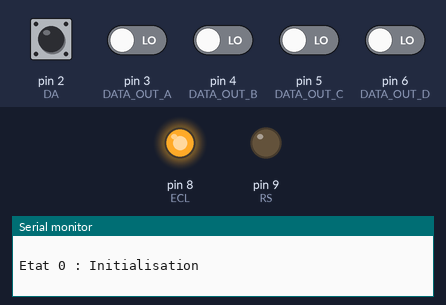
Bench run of a sketch on a simulated Arduino Uno, built with avr-gcc and run on an emulated ATmega328P. On the bench: output pins drawn as LEDs (lit = HIGH), the last lines printed to the serial monitor. The inputs (shaded band) are chosen by the test bench; at power-on: pin 2 (DA) HIGH, pin 3 (DATA_OUT_A), pin 4 (DATA_OUT_B), pin 5 (DATA_OUT_C), pin 6 (DATA_OUT_D) LOW. Pins used as bus, display or sensor lines are not drawn.

Above: at 2.1 s.
2.2 s: pin 2 (DA) pulled LOW for 0.15 s
At 2.8 s:
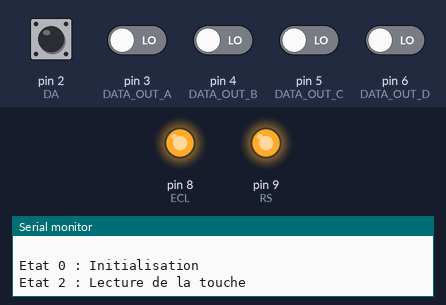
5.3 s: pin 2 (DA) pulled LOW for 1 s
At 12.1 s:
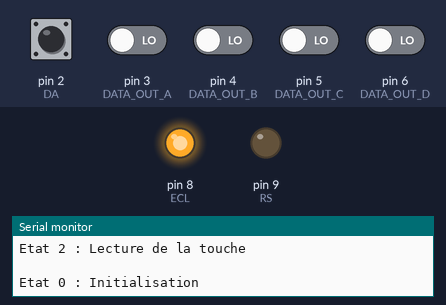
Timing chart, 0 to 13.6 s (numbered marks = the images above; inputs shaded):
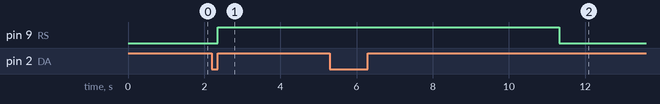

Measured:
- after the input at 2.2 s, pin 9 (RS): LOW → HIGH after 0.16 s
- after the input at 5.3 s, pin 9 (RS): HIGH → LOW after 6.0 s instead of 2.1 s

The sketch:

Main.ino
```cpp
#include <SPI.h>
#include <Wire.h>
#define MOSI 11
#define SCLK 13
#define CS 10
#define RS 9
#define ECL 8
#define DATA_OUT_A 3
#define DATA_OUT_B 4
#define DATA_OUT_C 5
#define DATA_OUT_D 6
#define DA 2
#define SDA A4
#define SCL A5
#define MAX_CHARACTERS_PER_LINE 16
char touche = ' ';
char tab[] = {'1', '7', '4', '*', '3', '9', '6', '#', '2', '8', '5', '0', 'B', 'b','V', 'R'};
char code[6] ; //tableau pour stocker un code de 6 caractères
int code_index = 0; // Index pour le tableau 'code'
unsigned int flag=0;
unsigned int tx_done=0;
unsigned int etat=0;
const unsigned int taille=6;
unsigned long temps;
const int slaveAddress = 0x08;
unsigned char dataToSend[9] = {'D', 'A',' ', ' ', ' ', ' ', ' ', ' ', 'F'};


void initializeScreen() {
  // Initialiser l'écran avec les commandes appropriées pour RW1063
  sendCommand(0x38);  // code d'affichage : 8 bits, 2 lignes, mode de caractères
  delay(100);          // Attendre un court instant
  sendCommand(0x38);  // code d'affichage : 8 bits, 2 lignes, mode de caractères
  delay(100);          // Attendre un court instant
  sendCommand(0x38);  // code d'affichage : 8 bits, 2 lignes, mode de caractères
  delay(100);          // Attendre un court instant
  sendCommand(0x38);  // code d'affichage : 8 bits, 2 lignes, mode de caractères
  delay(100);
  sendCommand(0x08);
  delay(100);
  sendCommand(0x01);
  delay(100);
  sendCommand(0x0C);  // Affichage activé, curseur masqué
  delay(100);
  sendCommand(0x06);  // Incrémenter automatiquement la position du curseur
   delay(100);
}

void sendCommand(byte cmd) {
  // Envoyer une commande à l'écran
  digitalWrite(RS, LOW);  // Commande
  digitalWrite(CS, LOW);  // Activer le CS
  SPI.transfer(cmd);          // Envoyer la commande
  digitalWrite(CS, HIGH); // Désactiver le CS
}

void sendData(byte data) {
  // Envoyer des données à l'écran
  digitalWrite(RS, HIGH);  // Données
  digitalWrite(CS, LOW);   // Activer le CS
  SPI.transfer(data);          // Envoyer les données
  digitalWrite(CS, HIGH);  // Désactiver le CS
}

void drawText(const char* text) {
  int i = 0;

  // Parcours chaque caractère du texte à afficher
  while (*text && i < MAX_CHARACTERS_PER_LINE) {
    sendData(*text++);  // Envoyer chaque caractère
    i++;
  }
}

void setCursorPosition(uint8_t row, uint8_t col) {
  uint8_t position = 0x80; // Commande de base pour la position du curseur (ligne 0, colonne 0)

  // Ajouter le décalage selon la ligne
  if (row == 1) {
    position += 0x40; // Décalage pour accéder à la ligne 1 (si applicable à votre écran)
  }

  // Ajouter la colonne
  position += col;

  // Envoyer la commande de positionnement
  sendCommand(position);
}

void deleteLastCharacterOnScreen(int currentIndex) {
  if (currentIndex > 0) {
    // Déplacer le curseur à la position de la dernière lettre
    setCursorPosition(0, currentIndex - 1); // Ligne 0, colonne de la dernière lettre

    // Envoyer un espace pour effacer la dernière lettre
    sendData(' ');
  }
}

void setup() {
  Serial.begin(115200);
  pinMode(ECL, OUTPUT);
  digitalWrite(ECL, HIGH);
  Wire.begin(slaveAddress);
  pinMode(RS, OUTPUT);
  pinMode(CS, OUTPUT);

  delay(100);
  pinMode(DATA_OUT_A, INPUT);
  pinMode(DATA_OUT_B, INPUT);
  pinMode(DATA_OUT_C, INPUT);
  pinMode(DATA_OUT_D, INPUT);
  pinMode(DA, INPUT_PULLUP);
  SPI.begin();
  SPI.setClockDivider(SPI_CLOCK_DIV64);  // Ajuste la vitesse SPI si nécessaire

  // Initialisation de l'écran
  initializeScreen();
  attachInterrupt(digitalPinToInterrupt(DA), lect_touche, RISING);
   Wire.onRequest(requestEvent);
}

void lect_touche() {
  int dataA = digitalRead(DATA_OUT_A);
  int dataB = digitalRead(DATA_OUT_B);
  int dataC = digitalRead(DATA_OUT_C);
  int dataD = digitalRead(DATA_OUT_D);
  int nb = dataD + 2 * dataC + 4 * dataB + 8 * dataA;
  touche = tab[nb]; // Affectation directe de la valeur à la variable globale 'touche'
  flag=1;

}
void requestEvent() {


  for (int i=0;i<9;i++){
    Wire.write(dataToSend[i]);

   }
  if (etat==4) etat = 0;
  if (dataToSend[1]=='C') dataToSend[1]='A';

}

void loop() {

    if (etat==0)
    {
      sendCommand(0x01);  // Effacer tout l'écran
      delay(2);           // Attendre que l'effacement soit effectif
      sendCommand(0x80);  // Définir le curseur au début (ligne 1, colonne 1)
      delay(100);
      Serial.println(" ");
      Serial.println("Etat 0 : Initialisation");
      for (int i=0;i<taille;i++) code[i]=' ';

      code_index=0;
      flag=0;
      etat=1;
    }
    if (etat==1 && flag==1 )etat=2;
      if (etat == 2) {
    Serial.println("Etat 2 : Lecture de la touche");
    flag = 0; // Réinitialiser le flag après la prise en compte
     if (touche == 'B' || touche == 'b' || touche == 'V' || touche == 'R') {
        Serial.println("Erreur : Touche invalide");
        etat = 3;
     }
     else if (touche == '#') {
      if (code_index > 0) {
        setCursorPosition(0, code_index - 1); // Ligne 0, colonne de la dernière lettre
        sendData(' ');                         // Envoyer un espace pour effacer
        setCursorPosition(0, code_index - 1); // Repositionner le curseur après effacement
        code_index-- ;            // Décrémenter l'index
        code[code_index] = ' ';  // Effacer la dernière position

      }
      Serial.println("Dernier chiffre supprimer");
      etat = 3;
    } else if (touche == '*') {
      // Réinitialiser tout si '*' est pressé
      sendCommand(0x01);
      memset(code, 0, sizeof(code));
      code_index = 0;
      Serial.println("Code Réinitialiser");
      etat = 3;
    } else {
      // Ajouter la touche au tableau si ce n'est pas '*' ou '#'
      char texteAffiche[2] = {touche, '\0'}; // Créer une chaîne contenant la touche
      drawText(texteAffiche);                // Envoyer cette chaîne à l'écran
      code[code_index] = touche;
      code_index++;
      etat = 3; // Passer à l'état suivant
      temps = millis();
    }
  }
    if(etat==3 && flag==1 && code_index<6) etat=2;
    if(etat==3 && code_index>=6 && touche == '*') etat=0;
    if(etat==3 && code_index>=6 && touche == '#')
    {
      etat=2;
    }
    if(etat==3 && code_index>=6 && touche == 'R') {

            Serial.println("Etat 4 : Attente");
            for (int i=0;i<taille;i++) {
              Serial.print(code[i]);
              dataToSend[i+2] = code[i];
              dataToSend[1]='C';
              etat=4;


            }
            temps=millis();
    }

    if(etat==3 && (millis()-temps)>5000) etat=0;
    if (etat==4 && (tx_done || (millis()-temps)>10000)) etat=0;


    // Attendre avant de recommencer une nouvelle saisie
    delay(10);
}
```
